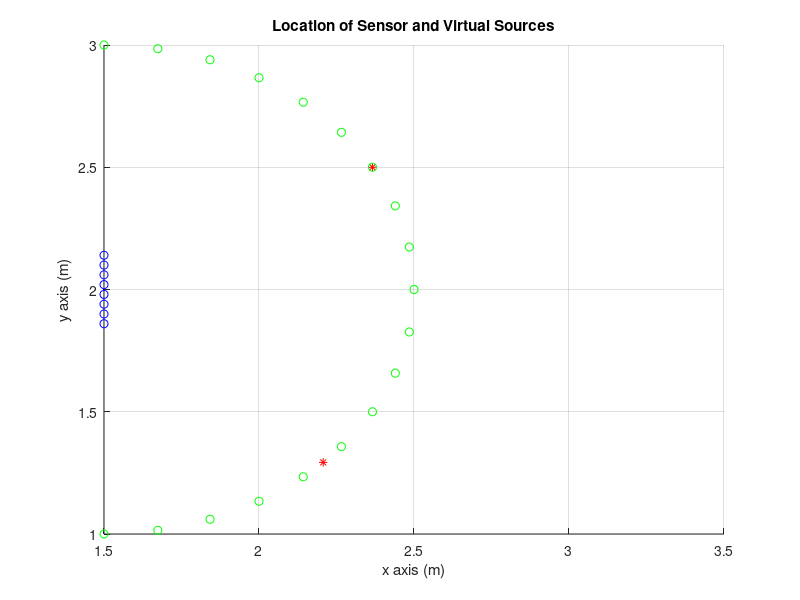

Recreate this plot in MATLAB.
%% Initialize
clc;
clear;
close all;

%% time delay 구하기

%%% Setting ---------------------------------------------------------------
SS = 343.3;
rad = pi/180;
load('location_sensor');
load('location_source'); % Ideal Source 위치

mic_anchor = [1.5 2 1];    % mic array 중심
L = 19;                    % -90~90 10도 간격
d_azimuth = 10;            % 10도 간격

%%% virtual source location ----------------------------------------------
s_tmp = zeros(L, 3);

for dl = 1 : L             % [-90 -80 ... 80 90]
    s_tmp(dl, :) = [sin((dl-1)*d_azimuth*rad) -cos((dl-1)*d_azimuth*rad) 0] + mic_anchor;
end

figure(); hold on;
for ch = 1 : length(locationSensor)
    plot3(locationSensor{ch}(1), locationSensor{ch}(2), locationSensor{ch}(3), 'bo')
end
for i = 1 : length(locationSource)
    plot3(locationSource{i}(1), locationSource{i}(2), locationSource{i}(3), 'r*')
end
for dl = 1 : L
    plot3(s_tmp(dl,1), s_tmp(dl,2), s_tmp(dl,3), 'go')
end
xlabel('x axis (m)'); ylabel('y axis (m)'); zlabel('z axis (m)');
axis([1.5 3.5 1 3]);
title('Location of Sensor and Virtual Sources');
grid; hold off;